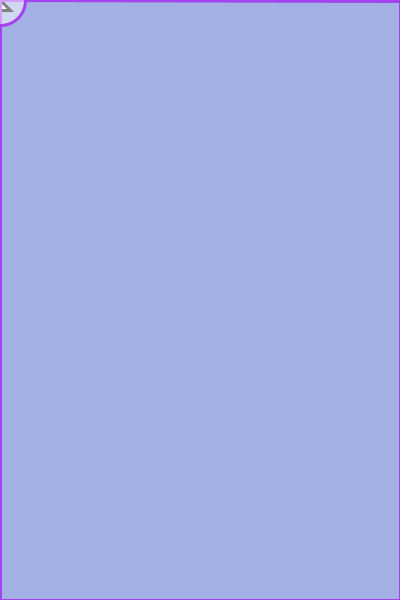
Frame 1 (no input)
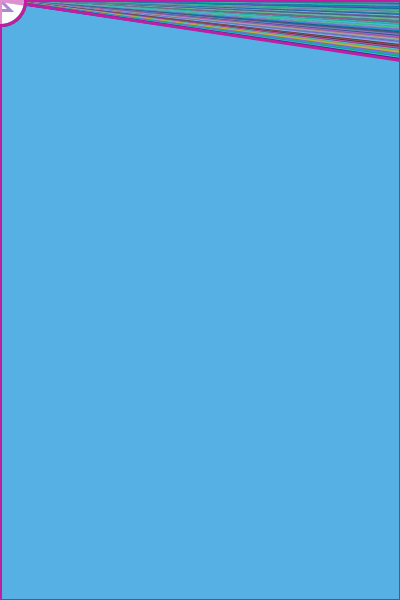
Frame 60 (the mouse pressed at the canvas centre just before this capture)
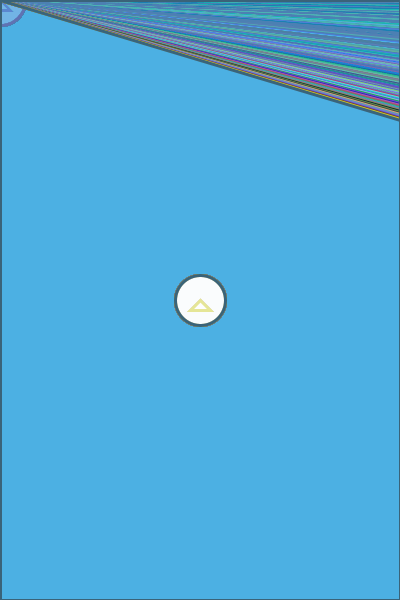
Frame 120 (the mouse held since frame 60 and released just before this capture)

The Processing sketch that drew these frames (run headless with seeded random() and noise(); from frame 60 on, the mouse is pressed at the canvas centre):

// Processing sketch: processing_99047
// ── processing_99047.pde

void setup()
{ 
  size(400, 600);
  background(165,176,227);
  smooth();
  frameRate(20);
} 

void draw() 
{ 
 strokeWeight(3);
    fill( 255,255,255 );
   triangle(mouseX, mouseY, mouseX-10, mouseY+10, mouseX+10, mouseY+10 );

  stroke(random(255), random(255), random(255));
  line(0, 0, width, frameCount);
  
  fill(49,177,201,5);
  rect(0,0,400,600);
  fill( 255, 255,255,127 );
  ellipse( mouseX, mouseY, 50, 50 );
  
  
}
